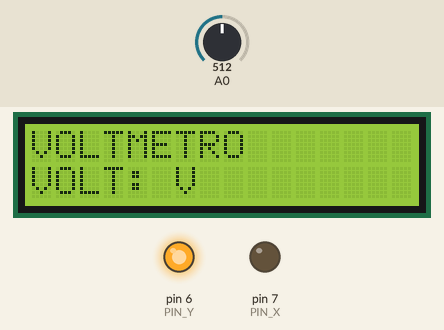
Recording of a sketch running on a simulated Arduino Uno, built with avr-gcc and run on an emulated ATmega328P. On the bench: 16×2 character LCD, output pins drawn as LEDs (lit = HIGH). Dashed ring = blinking. The test bench sets the inputs (shaded band); at power-on: A0 = 512. What the sketch prints to the serial monitor is not drawn.

Above: at 2.0 s.
2.1 s: A0 set to 939
3.6 s: A0 set to 966
At 4.0 s:
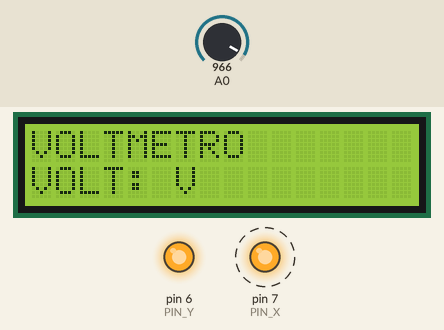
6.6 s: A0 set to 900
At 8.1 s:
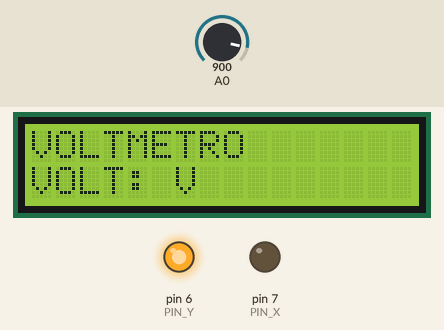
8.4 s: A0 set to 1023
At 8.9 s:
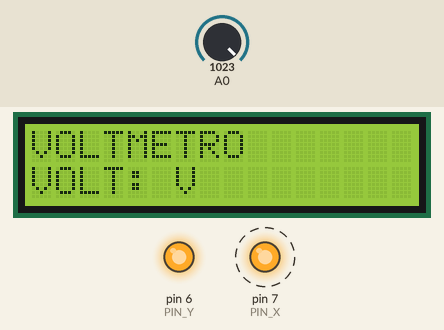
Timing chart, 0 to 12.4 s (numbered marks = the images above; inputs shaded):
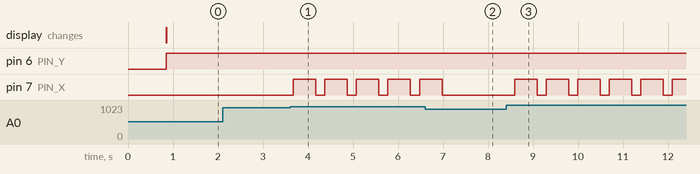

The sketch:

CODICE_VOLTMETRO_ARDUINO.ino
```cpp
// BY IGNAZIO SPERANDEO
#include <LiquidCrystal.h>
#define VOLT_ARD 5.0
#define R1 10000.0
#define R2 2000.0
#define PIN_Y 6
#define PIN_X 7
#define RS 12
#define E 11
#define D4 5
#define D5 4
#define D6 3
#define D7 2
LiquidCrystal lcd(RS, E, D4, D5, D6, D7);
const float inverse = (R1+R2)/R2;
float analog_value;

void setup(){
  pinMode(PIN_X, OUTPUT);
  pinMode(PIN_Y, OUTPUT);
  Serial.begin(9600);
  lcd.begin(16, 2);
  lcd.print("BY JIM-BUG");
  delay(780);
  lcd.clear();
  lcd.print("VOLTMETRO");
}
void loop(){
  lcd.setCursor(0, 1);
  digitalWrite(PIN_Y, HIGH);
	analog_value = analogRead(A0);
	float vout = ((analog_value*VOLT_ARD)/1023.0) *	inverse;
  lcd.print("VOLT: ");
	Serial.println(vout);
  lcd.print("V");
  if (vout >= 28){
    digitalWrite(PIN_X, HIGH);
    delay(500);
    digitalWrite(PIN_X, LOW);
  }

	delay(200);
}
```

Measured:
- the behaviour switches between 954 and 955 on A0 (found by bisection; images 0 and 1)
- after the input at 2.1 s, every drawn part: stays the same
- after the input at 3.6 s, pin 7 (PIN_X): alternates HIGH for 0.50 s and LOW for 0.20 s, starting after 0.07 s
- after the input at 6.6 s, pin 7 (PIN_X): goes on until 7.0 s, then stays LOW
- after the input at 8.4 s, pin 7 (PIN_X): alternates HIGH for 0.50 s and LOW for 0.20 s, starting after 0.19 s
